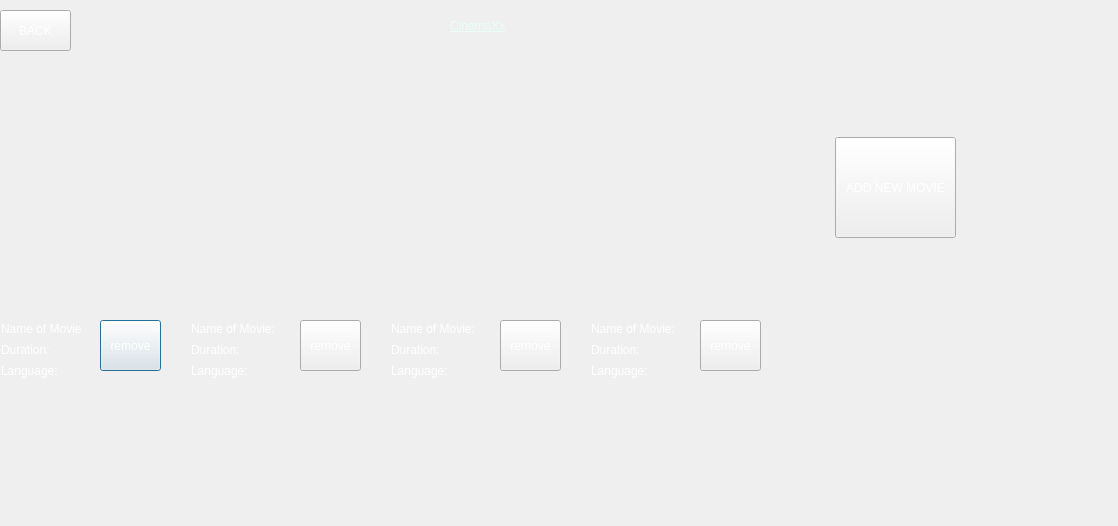
<?xml version="1.0" encoding="UTF-8"?>
<ui version="4.0">
 <class>adminlogin</class>
 <widget class="QDialog" name="adminlogin">
  <property name="geometry">
   <rect>
    <x>0</x>
    <y>0</y>
    <width>1118</width>
    <height>526</height>
   </rect>
  </property>
  <property name="styleSheet">
   <string notr="true">background-image: url(:/image/.qtcreator/thumb-1920-1398872.jpg);</string>
  </property>
  <widget class="QLabel" name="Title">
   <property name="geometry">
    <rect>
     <x>450</x>
     <y>10</y>
     <width>171</width>
     <height>31</height>
    </rect>
   </property>
   <property name="styleSheet">
    <string notr="true">background-color: light gray;
color: rgb(231, 255, 247);
text-decoration: underline;
font: 25pt &quot;Segoe Print&quot;</string>
   </property>
   <property name="text">
    <string>CinemaXx</string>
   </property>
  </widget>
  <widget class="QPushButton" name="removebtn1">
   <property name="geometry">
    <rect>
     <x>100</x>
     <y>320</y>
     <width>61</width>
     <height>51</height>
    </rect>
   </property>
   <property name="styleSheet">
    <string notr="true">
color: rgb(255, 255, 255);</string>
   </property>
   <property name="text">
    <string>remove</string>
   </property>
  </widget>
  <widget class="QLabel" name="photolabel1">
   <property name="geometry">
    <rect>
     <x>0</x>
     <y>60</y>
     <width>161</width>
     <height>251</height>
    </rect>
   </property>
   <property name="text">
    <string/>
   </property>
   <property name="pixmap">
    <pixmap>C:/Users/KIIT/Downloads/avatar.jpg</pixmap>
   </property>
   <property name="scaledContents">
    <bool>true</bool>
   </property>
  </widget>
  <widget class="QLabel" name="photolabel2">
   <property name="geometry">
    <rect>
     <x>190</x>
     <y>60</y>
     <width>171</width>
     <height>251</height>
    </rect>
   </property>
   <property name="text">
    <string/>
   </property>
   <property name="pixmap">
    <pixmap>C:/Users/KIIT/Downloads/nemo.jpeg</pixmap>
   </property>
   <property name="scaledContents">
    <bool>true</bool>
   </property>
  </widget>
  <widget class="QLabel" name="photolabel3">
   <property name="geometry">
    <rect>
     <x>390</x>
     <y>60</y>
     <width>171</width>
     <height>251</height>
    </rect>
   </property>
   <property name="text">
    <string/>
   </property>
   <property name="pixmap">
    <pixmap>C:/Users/KIIT/Downloads/angry bird.jpg</pixmap>
   </property>
   <property name="scaledContents">
    <bool>true</bool>
   </property>
  </widget>
  <widget class="QLabel" name="photolabel4">
   <property name="geometry">
    <rect>
     <x>590</x>
     <y>60</y>
     <width>171</width>
     <height>251</height>
    </rect>
   </property>
   <property name="text">
    <string/>
   </property>
   <property name="pixmap">
    <pixmap>C:/Users/KIIT/Downloads/1.jpeg</pixmap>
   </property>
   <property name="scaledContents">
    <bool>true</bool>
   </property>
  </widget>
  <widget class="QScrollBar" name="horizontalScrollBar">
   <property name="geometry">
    <rect>
     <x>-10</x>
     <y>750</y>
     <width>661</width>
     <height>20</height>
    </rect>
   </property>
   <property name="orientation">
    <enum>Qt::Orientation::Horizontal</enum>
   </property>
  </widget>
  <widget class="QPushButton" name="pushButton_5">
   <property name="geometry">
    <rect>
     <x>835</x>
     <y>137</y>
     <width>121</width>
     <height>101</height>
    </rect>
   </property>
   <property name="styleSheet">
    <string notr="true">color: rgb(255, 255, 255);</string>
   </property>
   <property name="text">
    <string>ADD NEW MOVIE</string>
   </property>
  </widget>
  <widget class="QPushButton" name="BACK">
   <property name="geometry">
    <rect>
     <x>0</x>
     <y>10</y>
     <width>71</width>
     <height>41</height>
    </rect>
   </property>
   <property name="styleSheet">
    <string notr="true">color: rgb(255, 255, 255)</string>
   </property>
   <property name="text">
    <string>BACK</string>
   </property>
  </widget>
  <widget class="QPushButton" name="removebtn3">
   <property name="geometry">
    <rect>
     <x>500</x>
     <y>320</y>
     <width>61</width>
     <height>51</height>
    </rect>
   </property>
   <property name="styleSheet">
    <string notr="true">
color: rgb(255, 255, 255);</string>
   </property>
   <property name="text">
    <string>remove</string>
   </property>
  </widget>
  <widget class="QPushButton" name="removebtn2">
   <property name="geometry">
    <rect>
     <x>300</x>
     <y>320</y>
     <width>61</width>
     <height>51</height>
    </rect>
   </property>
   <property name="styleSheet">
    <string notr="true">
color: rgb(255, 255, 255);</string>
   </property>
   <property name="text">
    <string>remove</string>
   </property>
  </widget>
  <widget class="QPushButton" name="removebtn4">
   <property name="geometry">
    <rect>
     <x>700</x>
     <y>320</y>
     <width>61</width>
     <height>51</height>
    </rect>
   </property>
   <property name="styleSheet">
    <string notr="true">
color: rgb(255, 255, 255);</string>
   </property>
   <property name="text">
    <string>remove</string>
   </property>
  </widget>
  <widget class="QLabel" name="language1">
   <property name="geometry">
    <rect>
     <x>1</x>
     <y>363</y>
     <width>81</width>
     <height>16</height>
    </rect>
   </property>
   <property name="styleSheet">
    <string notr="true">color: rgb(255, 255, 255);</string>
   </property>
   <property name="text">
    <string>Language:</string>
   </property>
  </widget>
  <widget class="QLabel" name="name1">
   <property name="geometry">
    <rect>
     <x>1</x>
     <y>321</y>
     <width>81</width>
     <height>16</height>
    </rect>
   </property>
   <property name="styleSheet">
    <string notr="true">color: rgb(255, 255, 255);</string>
   </property>
   <property name="text">
    <string>Name of Movie:</string>
   </property>
  </widget>
  <widget class="QLabel" name="duration1">
   <property name="geometry">
    <rect>
     <x>1</x>
     <y>342</y>
     <width>81</width>
     <height>16</height>
    </rect>
   </property>
   <property name="styleSheet">
    <string notr="true">color: rgb(255, 255, 255);</string>
   </property>
   <property name="text">
    <string>Duration:</string>
   </property>
  </widget>
  <widget class="QLabel" name="duration2">
   <property name="geometry">
    <rect>
     <x>191</x>
     <y>342</y>
     <width>91</width>
     <height>16</height>
    </rect>
   </property>
   <property name="styleSheet">
    <string notr="true">color: rgb(255, 255, 255);</string>
   </property>
   <property name="text">
    <string>Duration:</string>
   </property>
  </widget>
  <widget class="QLabel" name="name2">
   <property name="geometry">
    <rect>
     <x>191</x>
     <y>321</y>
     <width>91</width>
     <height>16</height>
    </rect>
   </property>
   <property name="styleSheet">
    <string notr="true">color: rgb(255, 255, 255);</string>
   </property>
   <property name="text">
    <string>Name of Movie:</string>
   </property>
  </widget>
  <widget class="QLabel" name="language2">
   <property name="geometry">
    <rect>
     <x>191</x>
     <y>363</y>
     <width>91</width>
     <height>16</height>
    </rect>
   </property>
   <property name="styleSheet">
    <string notr="true">color: rgb(255, 255, 255);</string>
   </property>
   <property name="text">
    <string>Language:</string>
   </property>
  </widget>
  <widget class="QLabel" name="name3">
   <property name="geometry">
    <rect>
     <x>391</x>
     <y>321</y>
     <width>91</width>
     <height>16</height>
    </rect>
   </property>
   <property name="styleSheet">
    <string notr="true">color: rgb(255, 255, 255);</string>
   </property>
   <property name="text">
    <string>Name of Movie:</string>
   </property>
  </widget>
  <widget class="QLabel" name="duration3">
   <property name="geometry">
    <rect>
     <x>391</x>
     <y>342</y>
     <width>91</width>
     <height>16</height>
    </rect>
   </property>
   <property name="styleSheet">
    <string notr="true">color: rgb(255, 255, 255);</string>
   </property>
   <property name="text">
    <string>Duration:</string>
   </property>
  </widget>
  <widget class="QLabel" name="language3">
   <property name="geometry">
    <rect>
     <x>391</x>
     <y>363</y>
     <width>91</width>
     <height>16</height>
    </rect>
   </property>
   <property name="styleSheet">
    <string notr="true">color: rgb(255, 255, 255);</string>
   </property>
   <property name="text">
    <string>Language:</string>
   </property>
  </widget>
  <widget class="QLabel" name="duration4">
   <property name="geometry">
    <rect>
     <x>591</x>
     <y>342</y>
     <width>101</width>
     <height>16</height>
    </rect>
   </property>
   <property name="styleSheet">
    <string notr="true">color: rgb(255, 255, 255);</string>
   </property>
   <property name="text">
    <string>Duration:</string>
   </property>
  </widget>
  <widget class="QLabel" name="name4">
   <property name="geometry">
    <rect>
     <x>591</x>
     <y>321</y>
     <width>101</width>
     <height>16</height>
    </rect>
   </property>
   <property name="styleSheet">
    <string notr="true">color: rgb(255, 255, 255);</string>
   </property>
   <property name="text">
    <string>Name of Movie:</string>
   </property>
  </widget>
  <widget class="QLabel" name="language4">
   <property name="geometry">
    <rect>
     <x>591</x>
     <y>363</y>
     <width>101</width>
     <height>16</height>
    </rect>
   </property>
   <property name="styleSheet">
    <string notr="true">color: rgb(255, 255, 255);</string>
   </property>
   <property name="text">
    <string>Language:</string>
   </property>
  </widget>
 </widget>
 <resources/>
 <connections/>
</ui>
